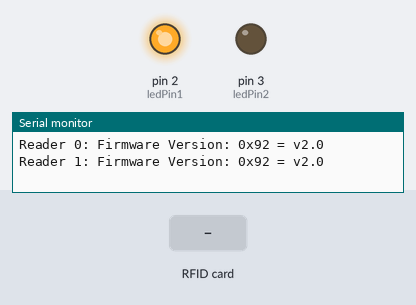
This sketch was run on a simulated Arduino Uno, built with avr-gcc and run on an emulated ATmega328P. Shown: output pins drawn as LEDs (lit = HIGH), the last lines printed to the serial monitor. The test bench sets the inputs (shaded band). Pins used as bus, display or sensor lines are not drawn.

Above: at 1.3 s.
1.4 s: RFID card E6 09 EB 06 held to the reader
At 2.2 s:
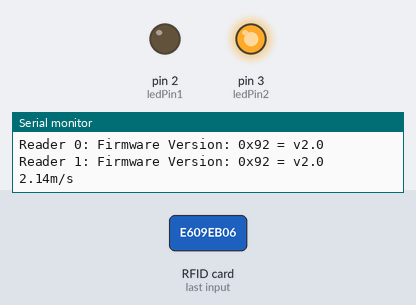
Timing chart, 0 to 4.4 s (numbered marks = the images above; inputs shaded):
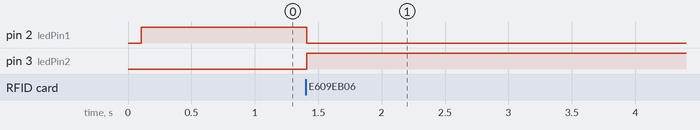

Measured:
- after the input at 1.4 s, pin 2 (ledPin1): HIGH → LOW at once; pin 3 (ledPin2): LOW → HIGH at once

The sketch:

speedster_test.ino
```cpp
#include <SPI.h>
#include <MFRC522.h>


const int ledPin1 =  2;
const int ledPin2 =  3;

#define RST_PIN         9          // Configurable, see typical pin layout above
#define SS_1_PIN        10         // Configurable, take a unused pin, only HIGH/LOW required, must be diffrent to SS 2
#define SS_2_PIN        8          // Configurable, take a unused pin, only HIGH/LOW required, must be diffrent to SS 1

#define NR_OF_READERS   2

boolean firstActive;
int lastTimeRead = 0;
double enougSpeed = 4; // m/per sec
int enoughSpeedCounter = 0;

// valid card id
byte mac[] = { 0xE6, 0x09, 0xEB, 0x06};

double distanceBetweenReaders = 3; // meters

byte ssPins[] = {SS_1_PIN, SS_2_PIN};

MFRC522 mfrc522[NR_OF_READERS];   // Create MFRC522 instance.

/**
 * Initialize.
 */
void setup() {

  Serial.begin(9600); // Initialize serial communications with the PC
  while (!Serial);    // Do nothing if no serial port is opened (added for Arduinos based on ATMEGA32U4)

  SPI.begin();        // Init SPI bus

  pinMode(ledPin1, OUTPUT);
  pinMode(ledPin2, OUTPUT);

  for (uint8_t reader = 0; reader < NR_OF_READERS; reader++) {
    mfrc522[reader].PCD_Init(ssPins[reader], RST_PIN); // Init each MFRC522 card
    Serial.print(F("Reader "));
    Serial.print(reader);
    Serial.print(F(": "));
    mfrc522[reader].PCD_DumpVersionToSerial();
  }

  digitalWrite(ledPin1, HIGH);
  firstActive = true;
  digitalWrite(ledPin2, LOW);
}

/**
 * Main loop.
 */


bool compareMac(byte *mac, byte *cardByte){

   for (byte i = 0; i < 4; i++) {
      if( mac[i] != cardByte[i]){
         return false;
      }
   }
   return true;
}

void switchReader(){
   int currentReadTime = millis();
   double diffTime = (currentReadTime - lastTimeRead) * 0.001;


   double speedInMperSec = distanceBetweenReaders / diffTime;
   if(speedInMperSec >= enougSpeed){
    enoughSpeedCounter++;
   }
   else{
    enoughSpeedCounter = 0;
   }

   Serial.print(speedInMperSec);
   Serial.println("m/s");

   if(enoughSpeedCounter > 4){
      Serial.println(" GOOD ");
   }

   lastTimeRead = currentReadTime;
   if(firstActive){
     firstActive = false;
     digitalWrite(ledPin2, HIGH);
     digitalWrite(ledPin1, LOW);
   }
   else{
      firstActive = true;
      digitalWrite(ledPin2, LOW);
      digitalWrite(ledPin1, HIGH);
   }
}


void loop() {

  //for (uint8_t reader = 0; reader < NR_OF_READERS; reader++) {
    // Look for new cards
    uint8_t reader = firstActive ? 0 : 1;

    if (mfrc522[reader].PICC_IsNewCardPresent() && mfrc522[reader].PICC_ReadCardSerial()) {
      //Serial.print(F("Reader "));
      //Serial.print(reader);
      // Show some details of the PICC (that is: the tag/card)
      //Serial.print(F(": Card UID:"));
      //dump_byte_array(mfrc522[reader].uid.uidByte, mfrc522[reader].uid.size);
      bool isValid = compareMac(mac, mfrc522[reader].uid.uidByte);
      if(isValid){
        switchReader();
      }
      //Serial.print(" Valid: ");
      //Serial.print(isValid);
      //Serial.println();
      //Serial.print(F("PICC type: "));
      MFRC522::PICC_Type piccType = mfrc522[reader].PICC_GetType(mfrc522[reader].uid.sak);
      //Serial.println(mfrc522[reader].PICC_GetTypeName(piccType));

      // Halt PICC
      mfrc522[reader].PICC_HaltA();
      // Stop encryption on PCD
      mfrc522[reader].PCD_StopCrypto1();
    } //if (mfrc522[reader].PICC_IsNewC
  //} //for(uint8_t reader
}

/**
 * Helper routine to dump a byte array as hex values to Serial.
 */
void dump_byte_array(byte *buffer, byte bufferSize) {
  for (byte i = 0; i < bufferSize; i++) {
    Serial.print(buffer[i] < 0x10 ? " 0" : " ");
    Serial.print(buffer[i], HEX);
  }
}
```
